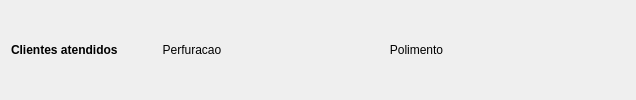
       <widget class="QWidget" name="listItem_10" native="true">
        <property name="minimumSize">
         <size>
          <width>0</width>
          <height>0</height>
         </size>
        </property>
        <property name="maximumSize">
         <size>
          <width>10000</width>
          <height>100</height>
         </size>
        </property>
        <layout class="QHBoxLayout" name="horizontalLayout_9">
         <item>
          <widget class="QLabel" name="nameLabel_24">
           <property name="minimumSize">
            <size>
             <width>125</width>
             <height>0</height>
            </size>
           </property>
           <property name="maximumSize">
            <size>
             <width>125</width>
             <height>16777215</height>
            </size>
           </property>
           <property name="font">
            <font>
             <weight>75</weight>
             <bold>true</bold>
            </font>
           </property>
           <property name="text">
            <string>Clientes atendidos</string>
           </property>
           <property name="alignment">
            <set>Qt::AlignLeading|Qt::AlignLeft|Qt::AlignVCenter</set>
           </property>
          </widget>
         </item>
         <item>
          <widget class="QLabel" name="nameLabel_25">
           <property name="minimumSize">
            <size>
             <width>100</width>
             <height>0</height>
            </size>
           </property>
           <property name="maximumSize">
            <size>
             <width>100</width>
             <height>16777215</height>
            </size>
           </property>
           <property name="font">
            <font>
             <weight>50</weight>
             <bold>false</bold>
            </font>
           </property>
           <property name="text">
            <string>Perfuracao</string>
           </property>
           <property name="alignment">
            <set>Qt::AlignCenter</set>
           </property>
          </widget>
         </item>
         <item>
          <widget class="QLabel" name="atendidosPerfuracaoA">
           <property name="minimumSize">
            <size>
             <width>100</width>
             <height>0</height>
            </size>
           </property>
           <property name="maximumSize">
            <size>
             <width>100</width>
             <height>16777215</height>
            </size>
           </property>
           <property name="font">
            <font>
             <weight>50</weight>
             <bold>false</bold>
            </font>
           </property>
           <property name="text">
            <string/>
           </property>
           <property name="alignment">
            <set>Qt::AlignCenter</set>
           </property>
          </widget>
         </item>
         <item>
          <widget class="QLabel" name="nameLabel_26">
           <property name="minimumSize">
            <size>
             <width>125</width>
             <height>0</height>
            </size>
           </property>
           <property name="maximumSize">
            <size>
             <width>125</width>
             <height>16777215</height>
            </size>
           </property>
           <property name="font">
            <font>
             <weight>50</weight>
             <bold>false</bold>
            </font>
           </property>
           <property name="text">
            <string>Polimento</string>
           </property>
           <property name="alignment">
            <set>Qt::AlignCenter</set>
           </property>
          </widget>
         </item>
         <item>
          <widget class="QLabel" name="atendidosPolimentoA">
           <property name="minimumSize">
            <size>
             <width>100</width>
             <height>0</height>
            </size>
           </property>
           <property name="maximumSize">
            <size>
             <width>100</width>
             <height>16777215</height>
            </size>
           </property>
           <property name="font">
            <font>
             <weight>50</weight>
             <bold>false</bold>
            </font>
           </property>
           <property name="text">
            <string/>
           </property>
           <property name="alignment">
            <set>Qt::AlignCenter</set>
           </property>
          </widget>
         </item>
         <item>
          <spacer name="horizontalSpacer_9">
           <property name="orientation">
            <enum>Qt::Horizontal</enum>
           </property>
           <property name="sizeHint" stdset="0">
            <size>
             <width>40</width>
             <height>20</height>
            </size>
           </property>
          </spacer>
         </item>
        </layout>
       </widget>
